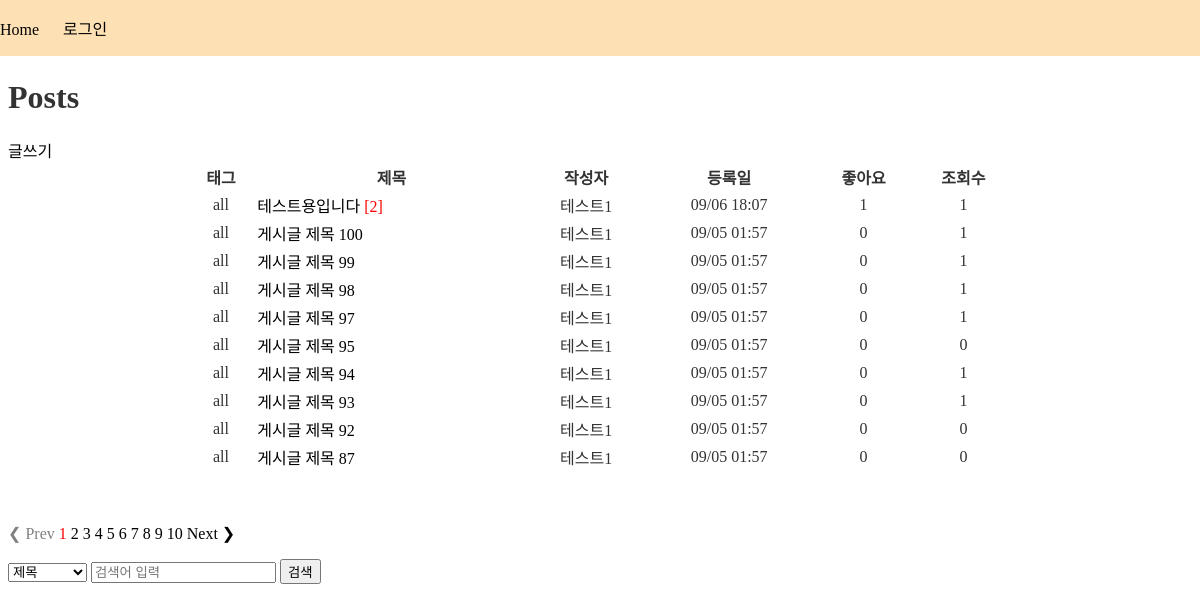
The page /posts/ on the database as committed earlier.
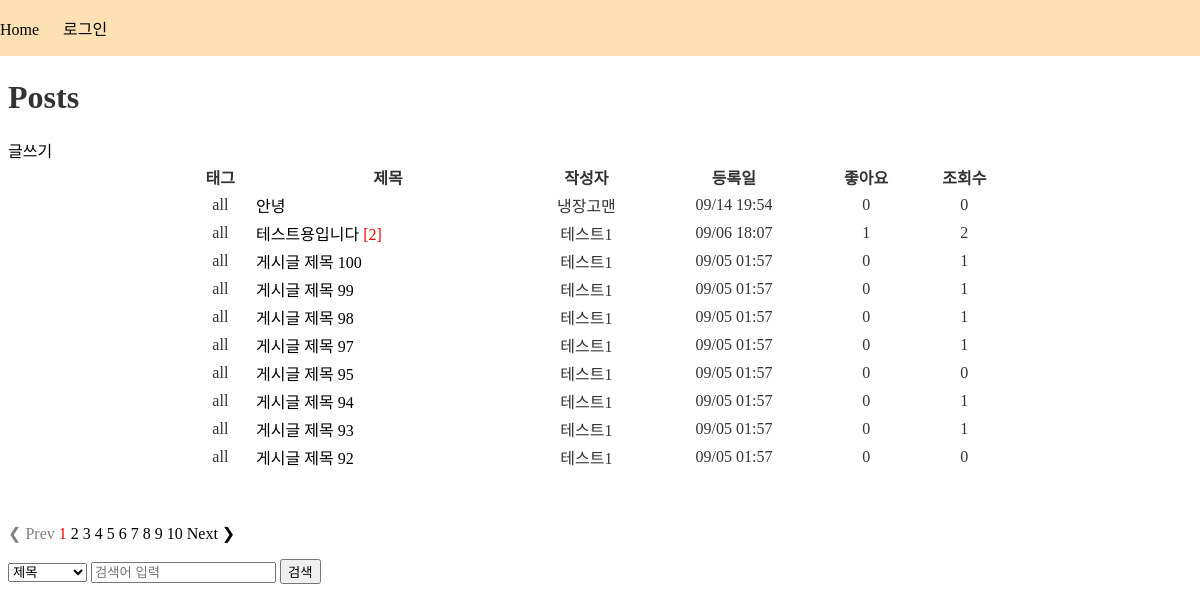
The same page on the database as committed later.
### posts/models.py (models this page shows, shortened)
class Post(models.Model):
    TAG_CHOICE = {
        ('all', '자유'),
    }
    user = models.ForeignKey(
        "users.User",
        verbose_name="작성자",
        on_delete=models.CASCADE,
    )
    title = models.CharField("제목", max_length=50)
    content = models.TextField("내용")
    created = models.DateTimeField("작성일시", auto_now_add=True)
    tags = models.CharField("태그", max_length=20, choices=TAG_CHOICE)
    views = models.ManyToManyField(
        'users.User',
        verbose_name="조회수",
        related_name="view_user",
        blank=True,
    )

### users/models.py (models this page shows)
class User(AbstractUser):
    profile_image = models.ImageField(
        "프로필 이미지", upload_to="users/profile", blank=True)
    nickname = models.CharField(default=f"user{id}", max_length=20)
    like_posts = models.ManyToManyField(
        'posts.Post',
        verbose_name="좋아요 목록",
        related_name="like_users",
        blank=True,
    )

### posts/views.py (the view)
# urls.py: path("", posts_view, name="posts"),
def posts_view(request):
    page = request.GET.get('page')
    name = request.GET.get('name')
    keyword = request.GET.get('keyword')
    page_num = 10   #한 번에 표시할 페이지의 갯수
    if page is None:
        page = 1
    if name == 'title':
        posts = Post.objects.filter(title__icontains=keyword).order_by('-created')
    elif name == 'content':
        posts = Post.objects.filter(content__icontains=keyword).order_by('-created')
    elif name == 'title_content':
        posts = Post.objects.filter(Q(title__icontains=keyword) | Q(content__icontains=keyword)).order_by('-created')
    else:
        posts = Post.objects.order_by('-created')
    paginator = Paginator(posts, page_num)
    custom_page_range = range(((int(page)-1) // page_num) * page_num + 1, min(paginator.num_pages, ((int(page)-1) // page_num) * page_num + page_num) + 1)
    try:
        page_obj = paginator.page(page)
    except PageNotAnInteger:
        page = 1
        page_obj = paginator.page(page)
    except EmptyPage:
        page = paginator.num_pages
        page_obj = paginator.page(page)
    context = {
        "posts": posts,
        "page_obj": page_obj,
        "paginator": paginator,
        "custom_page_range": custom_page_range,
    }
    return render(request, "posts/posts.html", context)

### templates/posts/posts.html (shortened to what this page needs)
{% extends 'base.html' %}
{% block content %}
    <h1>Posts</h1>
    <a href="{% url 'posts:post_add' %}">글쓰기</a>
    <div>
        <table class="post_table">
            <thead>
                <tr>
                    <th>태그</th>
                    <th>제목</th>
                    <th>작성자</th>
                    <th>등록일</th>
                    <th>좋아요</th>
                    <th>조회수</th>
                </tr>
            </thead>
            <tbody>
                {% for post in page_obj %}
                    <tr class="post_table_list">
                        <td>{{ post.tags }}</td>
                        <td class="post_table_list_title">
                            <a href="{% url 'posts:post_detail' post_id=post.id %}">{{ post.title }}</a>
                            {% if post.comment_set.all %}
                                <span style="color: red">[{{ post.comment_set.count }}]</span>
                            {% endif %}
                        </td>
                        <td>{{ post.user.nickname }}</td>
                        <td>{{ post.created|date:'m/d H:i' }}</td>
                        <td>{{ post.like_users.count }}</td>
                        <td>{{ post.views.count }}</td>
                    </tr>
                {% endfor %}
            </tbody>
        </table>
        <br/>
        <br/>
        <ul>
            {% if page_obj.has_other_pages %}
                {% if page_obj.has_previous %}
                    <a style="color: black;"
                       href="?page={{ page_obj.previous_page_number }}&name={{ request.GET.name }}&keyword={{ request.GET.keyword }}">&#10094; Prev</a>
                {% else %}
                    <span style="color: gray;">&#10094; Prev</span>
                {% endif %}
                {% for page in custom_page_range %}
                    <a style="
                    {% if page == page_obj.number %} color: red;
                    {% else %} color: black;
                    {% endif %}" href="?page={{ page }}&name={{ request.GET.name }}&keyword={{ request.GET.keyword }}">{{ page }}</a>
                {% endfor %}
                {% if page_obj.has_next %}
                    <a style="color: black;"
                       href="?page={{ page_obj.next_page_number }}&name={{ request.GET.name }}&keyword={{ request.GET.keyword }}">Next &#10095;</a>
                {% else %}
                    <span style="color: gray;">Next &#10095;</span>
                {% endif %}
            {% endif %}
        </ul>
    </div>
    <form method="GET" action="{% url 'posts:posts' %}">
        <select name="name">
            <option value="title">제목</option>
        </select>
        <input type="text" name="keyword" placeholder="검색어 입력" value="{{ request.GET.keyword }}">
        <button type="submit">검색</button>
    </form>
{% endblock %}

### templates/base.html (shortened to what this page needs)
{% load static %}
<!DOCTYPE html>
<html lang="ko">
<head>
    <link rel="stylesheet" href="{% static 'css/style.css' %}">
</head>
<body>
    <nav>
        <ul>
            <li><a href="/">Home</a></li>
            {% if user.is_active %}
                <a href="{% url 'users:logout' %}">로그아웃</a>
            {% else %}
                <a href="{% url 'users:login' %}">로그인</a>
            {% endif %}
        </ul>
    </nav>
    <main>
        {% block content %}{% endblock %}
    </main>
</body>
</html>

### static/css/style.css (style rules this page uses)
html { font-family: "Noto Sans KR", serif; font-weight: 400; font-size: 16px; color: #333; }
main { padding-top: 50px; }
nav { background-color: #FDE1B4; color: #fff; position: fixed; top: 0; left: 0; right: 0; }
ul { list-style-type: none; padding: 0; }
li { display: inline; margin-right: 20px; }
a { text-decoration: none; color: black; }
.post_table { position: mid; width: 70%; margin: 0 auto; }
.post_table_list { text-align: center; }
.post_table_list_title { text-align: left; }

Rows that differ between the two databases and show on the page:
no longer on this page (row unchanged): Post: tags "all", title "게시글 제목 87", user.nickname "테스트1", created "09/05 01:57", like_users.count "0", views.count "0"
added Post: tags "all", title "안녕", user.nickname "냉장고맨", created "09/14 19:54", like_users.count "0", views.count "0"
computed for Post "테스트용입니다": views.count "1" → "2"
